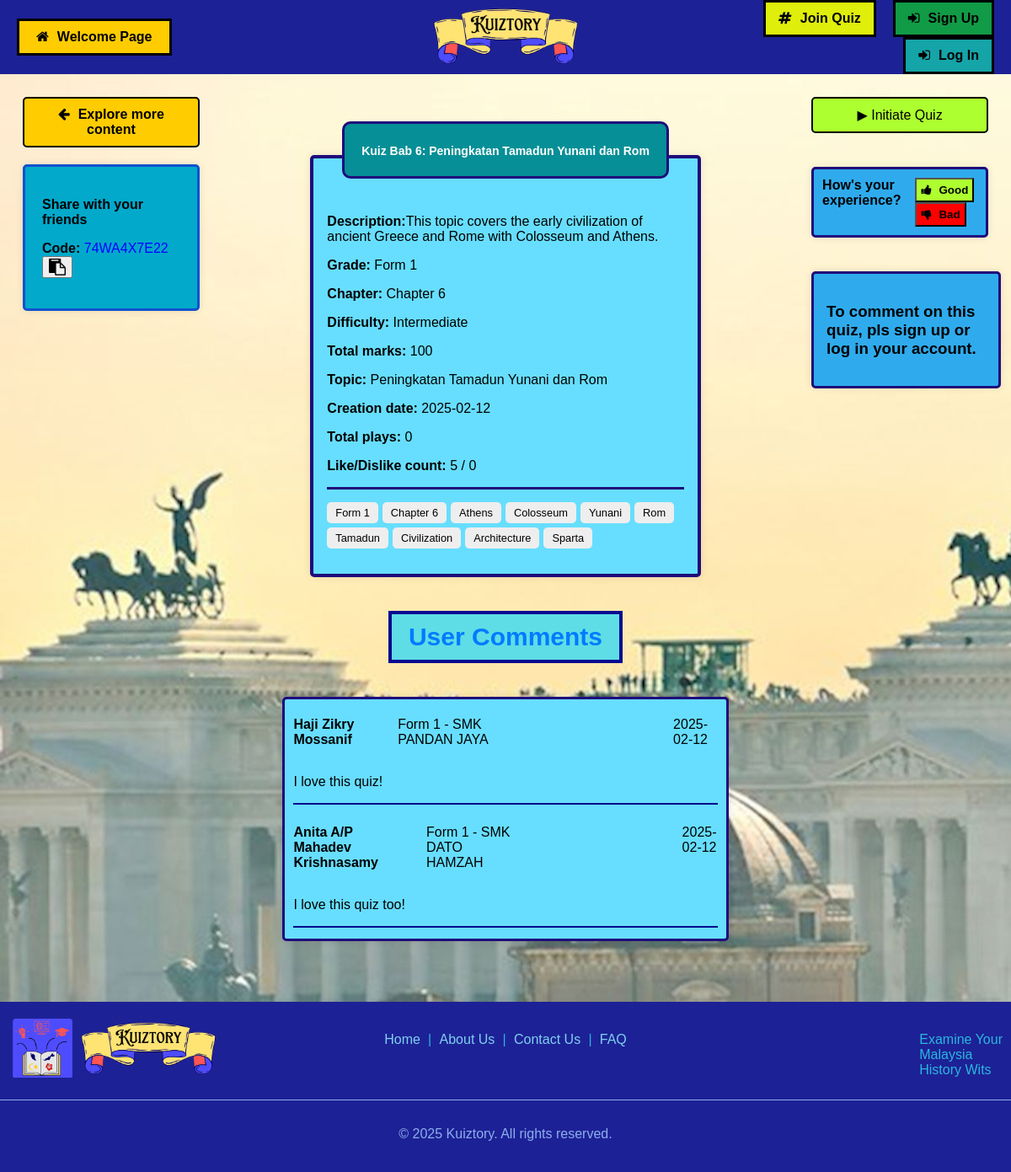
The app's page /selectedAssessment.php?assmtcode=ASSMT_74WA4X7E22 with its own data.
### tables this page shows
CREATE TABLE `assessment` (
  `AssmtCode` varchar(50) NOT NULL,
  `TeacherID` varchar(50) NOT NULL,
  `AssmtName` varchar(250) NOT NULL,
  `AssmtDesc` varchar(500) NOT NULL,
  `AssmtRegDate` date NOT NULL,
  `AssmtGradeLvl` varchar(20) NOT NULL,
  `AssmtChapter` varchar(20) NOT NULL,
  `AssmtTopic` varchar(250) NOT NULL,
  `AssmtDifficulty` varchar(20) NOT NULL,
  `AssmtVisibility` varchar(20) NOT NULL,
  `AssmtTags` varchar(500) DEFAULT NULL,
  `AssmtBgImg` varchar(250) DEFAULT NULL,
  `AssmtOpenStatus` varchar(50) NOT NULL,
  `LikeCount` int(255) NOT NULL,
  `DislikeCount` int(255) NOT NULL
);

CREATE TABLE `comment` (
  `CommentID` varchar(50) NOT NULL,
  `AssmtCode` varchar(50) NOT NULL,
  `StudentID` varchar(50) DEFAULT NULL,
  `TeacherID` varchar(50) DEFAULT NULL,
  `ComtContent` varchar(500) NOT NULL,
  `ComDate` date NOT NULL
);

CREATE TABLE `student` (
  `StudentID` varchar(50) NOT NULL,
  `StudentEmail` varchar(250) NOT NULL,
  `StudentName` varchar(250) NOT NULL,
  `StudentTelNo` varchar(20) NOT NULL,
  `StudentGender` varchar(6) NOT NULL,
  `StudentCountry` varchar(50) NOT NULL,
  `StudentGradeLvl` varchar(20) NOT NULL,
  `StudentSchool` varchar(250) NOT NULL,
  `StudentSPM` varchar(5) NOT NULL,
  `StudentImg` varchar(250) DEFAULT NULL,
  `StudentPSWD` varchar(250) NOT NULL,
  `StudentRegDate` date NOT NULL
);

CREATE TABLE `teacher` (
  `TeacherID` varchar(50) NOT NULL,
  `TeacherEmail` varchar(250) NOT NULL,
  `TeacherName` varchar(250) NOT NULL,
  `TeacherTelNo` varchar(20) NOT NULL,
  `TeacherGender` varchar(6) NOT NULL,
  `TeacherCountry` varchar(50) NOT NULL,
  `TeachingLvl` varchar(20) NOT NULL,
  `TeacherSchool` varchar(250) NOT NULL,
  `TeacherRole` varchar(50) NOT NULL,
  `TeacherImg` varchar(250) DEFAULT NULL,
  `TeacherPSWD` varchar(250) NOT NULL,
  `TeacherRegDate` date NOT NULL
);

### phpcrud/info_Assessment.php (called while the page is built, shortened)
<?php
    include 'DBconnection.php';
    $refAssmtCode = $_GET['assmtcode'];
    $query = "SELECT * FROM assessment WHERE AssmtCode = '$refAssmtCode';";
    $results = mysqli_query($connection, $query);
    $data = mysqli_fetch_assoc($results);
    $trimmedCode = str_replace("ASSMT_", '', $refAssmtCode);
    $refTrimCode = $trimmedCode;
    $refName = $data['AssmtName'];
    $refDesc = $data['AssmtDesc'];
    $refCreaDate = $data['AssmtRegDate'];
    $refGrade = $data['AssmtGradeLvl'];
    $refChapter = $data['AssmtChapter'];
    $refTopic = $data['AssmtTopic'];
    $refDiff = $data['AssmtDifficulty'];
    $refBgImg = $data['AssmtBgImg'];
    $refLikeCount = $data['LikeCount'];
    $refDislikeCount = $data['DislikeCount'];
    $refOpenStatus = $data['AssmtOpenStatus'];
?>
<?php
    $query2 = "SELECT SUBSTRING_INDEX(AssmtTags, ',', 1) AS tag_1,
               SUBSTRING_INDEX(SUBSTRING_INDEX(AssmtTags, ',', 2), ',', -1) AS tag_2,
               SUBSTRING_INDEX(SUBSTRING_INDEX(AssmtTags, ',', 3), ',', -1) AS tag_3,
               SUBSTRING_INDEX(SUBSTRING_INDEX(AssmtTags, ',', 4), ',', -1) AS tag_4,
               SUBSTRING_INDEX(SUBSTRING_INDEX(AssmtTags, ',', 5), ',', -1) AS tag_5,
               SUBSTRING_INDEX(SUBSTRING_INDEX(AssmtTags, ',', 6), ',', -1) AS tag_6,
               SUBSTRING_INDEX(SUBSTRING_INDEX(AssmtTags, ',', 7), ',', -1) AS tag_7,
               SUBSTRING_INDEX(SUBSTRING_INDEX(AssmtTags, ',', 8), ',', -1) AS tag_8,
               SUBSTRING_INDEX(SUBSTRING_INDEX(AssmtTags, ',', 9), ',', -1) AS tag_9,
               SUBSTRING_INDEX(SUBSTRING_INDEX(AssmtTags, ',', 10), ',', -1) AS tag_10
               FROM assessment WHERE AssmtTags IS NOT NULL AND AssmtCode = '$refAssmtCode';";
    $results2 = mysqli_query($connection, $query2);
    $data2 = mysqli_fetch_assoc($results2);
    if(!empty($data2)) {
        $refTag1 = $data2['tag_1'];
        $refTag2 = $data2['tag_2'];
        $refTag3 = $data2['tag_3'];
        $refTag4 = $data2['tag_4'];
        $refTag5 = $data2['tag_5'];
        $refTag6 = $data2['tag_6'];
        $refTag7 = $data2['tag_7'];
        $refTag8 = $data2['tag_8'];
        $refTag9 = $data2['tag_9'];
        $refTag10 = $data2['tag_10'];
    }
?>
<?php
    $query3 = "SELECT COUNT(AttemptID) AS TotalPlays FROM attempt WHERE AssmtCode = '$refAssmtCode';";
    $results3 = mysqli_query($connection, $query3);
    $data3 = mysqli_fetch_assoc($results3);
    $totalPlays = $data3['TotalPlays'];
?>
<?php
    $query4 = "SELECT SUM(QueMark) AS TotalQueMarks FROM question WHERE AssmtCode = '$refAssmtCode';";
    $results4 = mysqli_query($connection, $query4);
    $data4 = mysqli_fetch_assoc($results4);
    $totalMarks = $data4['TotalQueMarks'];
?>

### selectedAssessment.php (the view, shortened to what this page needs)
<!DOCTYPE html>
<html lang="en">
<head>
    <link rel="stylesheet" href="./styles/selectedAssessment.css">
    <link rel="stylesheet" href="./styles/header2.css">
    <link rel="stylesheet" href="./styles/footer.css">
    <link rel="stylesheet" href="https://cdnjs.cloudflare.com/ajax/libs/font-awesome/4.7.0/css/font-awesome.min.css">
</head>
<body>
    <?php
        include './phpcrud/info_Assessment.php';
    ?>
    <?php
        if(isset($_SESSION['SES_StuID']) || isset($_SESSION['SES_TeaID'])) {
            include "header2.php";
        } else {
            include "header.php";
        }
    ?>
    <main style="background-image: url('./images/assmtBgImg/<?php echo $refBgImg?>');">
        <div class="container">
            <div class="left">
                <button class="button-back" onclick="location.href='homePage.php';"><Strong><i class="fa fa-arrow-left" style="padding-right: 10px;"></i>Explore more content</Strong></button>
                <div class="share">
                    <p style="font-weight: bold;">Share with your friends<p>
                    <p>
                        <strong>Code: </strong>
                        <span id="copyCode" style="color: blue;"><?php echo $refTrimCode;?></span>
                        <button onclick="copyToClipboard('copyCode')">
                            <i class="fa fa-clipboard" style="font-size: 20px"></i>
                        </button>
                    </p>
                </div>
            </div>
            <div class="middle">
                <div class="middle-header">
                    <span style="font-size: 14px; font-weight: bold;"><?php echo $refName;?></span>
                </div>
                <div class="content-details">
                    <div class="details">
                        <p><strong>Description:</strong><?php echo $refDesc;?></p>
                        <p><strong>Grade:</strong> <?php echo $refGrade;?></p>
                        <p><strong>Chapter:</strong> <?php echo $refChapter;?></p>
                        <p><strong>Difficulty:</strong> <?php echo $refDiff;?></p>
                        <p><strong>Total marks:</strong> <?php echo $totalMarks;?></p>
                        <p><strong>Topic:</strong> <?php echo $refTopic;?></p>
                        <p><strong>Creation date:</strong> <?php echo $refCreaDate;?></p>
                        <p><strong>Total plays:</strong> <?php echo $totalPlays?></p>
                        <p><strong>Like/Dislike count:</strong> <?php echo $refLikeCount;?> / <?php echo $refDislikeCount;?></p>
                    </div>
                    <div class="tags">
                        <span class="tag"><?php echo $refTag1;?></span>
                        <span class="tag"><?php echo $refTag2;?></span>
                        <span class="tag"><?php echo $refTag3;?></span>
                        <span class="tag"><?php echo $refTag4;?></span>
                        <span class="tag"><?php echo $refTag5;?></span>
                        <span class="tag"><?php echo $refTag6;?></span>
                        <span class="tag"><?php echo $refTag7;?></span>
                        <span class="tag"><?php echo $refTag8;?></span>
                        <span class="tag"><?php echo $refTag9;?></span>
                        <span class="tag"><?php echo $refTag10;?></span>
                    </div>
                </div>
                <h2 class="comment-title">User Comments</h2>
                <div class= "author">
                    <?php
                        include './phpcrud/DBconnection.php';
                        $refAssmtCode = $_GET['assmtcode'];
                        $query = "SELECT * FROM comment WHERE AssmtCode = '$refAssmtCode';";
                        $results = mysqli_query($connection, $query);
                        while($data = mysqli_fetch_assoc($results)) {
                            $comment = $data['ComtContent'];
                            $studentID = $data['StudentID'];
                            $teacherID = $data['TeacherID'];
                            $commentDate = $data['ComDate'];
                            if(!(empty($studentID))) {
                                $query2 = "SELECT * FROM student WHERE StudentID = '$studentID';";
                                $results2 = mysqli_query($connection, $query2);
                                $data2 = mysqli_fetch_assoc($results2);
                                $userName = $data2['StudentName'];
                                $userGrade = $data2['StudentGradeLvl'];
                                $userSchool = $data2['StudentSchool'];
                            } else {
                                $query2 = "SELECT * FROM teacher WHERE teacherID = '$teacherID';";
                                $results2 = mysqli_query($connection, $query2);
                                $data2 = mysqli_fetch_assoc($results2);
                                $userName = $data2['TeacherName'];
                                $userGrade = $data2['TeachingLvl'];
                                $userSchool = $data2['TeacherSchool'];
                            }
                    ?>
                            <div class="author-header">
                                <p class="name"><b><?php echo $userName;?></b></h4>
                                <p class="grade"><?php echo $userGrade;?> - <?php echo $userSchool;?></p>
                                <p class="date"><?php echo $commentDate;?></p>
                            </div>
                            <p><?php echo $comment;?></p>
                            <hr style="border: 1px solid darkblue;">
                  <?php } ?>
                </div>
            </div>
            <div class="right">
                <?php
                    if($refOpenStatus == "Open") {
                ?>
                        <button class="button-initiate" onclick="location.href='assessmentLobby.php?assmtcode=<?php echo $refAssmtCode?>';">
                            ▶ Initiate Quiz
                        </button>
                <?php
                    } else {
                ?>
                    <button class="button-closed">
                        Sorry! This quiz has been closed by the creator.
                    </button>
                <?php
                    }
                ?>
                <div class="actions">
                    <span style="font-weight: bold;">How's your experience?</span>
                    <div class="actions-button">
                        <form action="" method="POST">
                            <button class="btn-like" type="submit" name="addLike" style="font-weight: bold; padding: 5px">
                                <i class="fa fa-thumbs-up" style="padding-right: 5px;"></i>
                                Good
                            </button>
                            <button class="btn-dislike" type="submit" name="addDislike" style="font-weight: bold; padding: 5px">
                                <i class="fa fa-thumbs-down" style="padding-right: 5px;"></i>
                                Bad
                            </button>
                        </form>
                    </div>
                </div>
                <?php if(isset($_SESSION['SES_StuID']) || isset($_SESSION['SES_TeaID'])) {?>
                    <div class="feedback">
                        <p>Leave a feedback!</p>
                        <form action="" method="POST">
                            <textarea name="commentInp" placeholder="Comment here!" required></textarea>
                            <button class="button-post" type="submit" name="addComment">
                                <i class="fa fa-commenting-o" style="padding-right: 10px;"></i>
                                Post
                            </button>
                        </form>
                    </div>
                <?php } else { ?>
                    <div class="feedback">
                        <h3>To comment on this quiz, pls sign up or log in your account.</h3>
                    </div>
                <?php } ?>
            </div>
        </div>
    </main>
    <?php include "footer.php";?>
</body>
</html>

### styles/selectedAssessment.css (style rules this page uses)
body { font-family: 'Trebuchet MS', sans-serif; margin: 0; padding: 0; background-color: #f4f4f4; height: 100%; display: flex; flex-direction: column; }
main { padding: 1%; display: flex; flex-direction: column; align-items: center; }
.container { width: 100%; display: flex; gap: 2%; flex-wrap: wrap; justify-content: space-between; padding: 0; }
.left, .right { display: flex; flex-direction: column; flex: 1; min-width: 150px; max-width: 20%; border-radius: 5px; padding: 15px; }
.middle { display: flex; flex-direction: column; flex-grow: 2; max-width: 45%; margin-top: 2%; border-radius: 5px; padding: 60px; align-items: center; position: relative; }
.middle-header { background: #068f96; border: 3px solid #1f0a7b; color: white; opacity: 1; z-index: 10; padding: 20px; border-radius: 10px; font-size: 1.2rem; font-weight: bold; width: fit-content; position: absolute; top: 20px; }
.button-back, .button-initiate { font-size: 1rem; border: 2px solid black; border-radius: 5px; cursor: pointer; width: auto; }
.button-back { padding: 10px 10px; background: #ffcc00; color: black; margin-bottom: 20px; }
.share { border: 3px solid #1052ce; background-color: #02a9cb; }
.info, .share { border-radius: 5px; box-shadow: 0 0 10px rgba(0, 0, 0, 0.1); padding: 20px; margin-bottom: 10px; text-align: left; }
.content-details { box-shadow: 0 0 10px rgba(0, 0, 0, 0.1); flex: 2; background-color: rgb(103, 222, 255); border: 4px solid #1f0a7b; border-radius: 5px; max-width: 80%; padding: 3%; padding-top: 50px; position: relative; }
.tags { width: 100%; display: flex; flex-wrap: wrap; gap: 5px; padding: 15px 0; border-top: 3px solid #1f0a7b; }
.tag { background: #eee; padding: 5px 10px; border-radius: 5px; font-size: 0.8rem; }
.actions { margin: 40px 0 0 0; display: flex; padding: 10px; background-color: #2fabed; box-shadow: 0 0 10px rgba(0, 0, 0, 0.1); border-radius: 5px; border: 3px solid #1f0a7b; gap: 10px }
.actions-button { display: flex; gap: 5px; }
.btn-like { background-color: greenyellow; cursor: pointer; }
.btn-dislike { background-color: red; cursor: pointer; }
.feedback { box-shadow: 0 0 10px rgba(0, 0, 0, 0.1); width: 90%; font-weight: bold; margin-top: 40px; padding: 15px; background-color: #2fabed; border: 3px solid #1f0a7b; border-radius: 5px; justify-self: flex-end; }
.author { box-shadow: 0 0 10px rgba(0, 0, 0, 0.1); margin-top: 50px; padding: 5px 10px; background-color: rgb(103, 222, 255); border: 3px solid #1f0a7b; border-radius: 5px; }
.author-header { width: 100%; display: flex; }
.name { margin-right: 6%; }
.grade { margin-right: 38%; }
.button-initiate { padding: 10px 5px; background: greenyellow; color: black; align-self: right; }
.comment-title { color: #007BFF; background: #5fdde6; font-size: 30px; padding: 10px 20px 10px 20px; margin: 40px 0px -10px 0px; border: 4px solid rgb(9, 9, 145); }

### records on screen
assessment: AssmtBgImg (picture), AssmtName "Kuiz Bab 6: Peningkatan Tamadun Yunani dan Rom", AssmtDesc "This topic covers the early civilization of ancient Greece and Rome with Colosseum and Athens.", AssmtGradeLvl "Form 1", AssmtChapter "Chapter 6", AssmtDifficulty "Intermediate", AssmtTopic "Peningkatan Tamadun Yunani dan Rom", AssmtRegDate "2025-02-12", LikeCount "5", DislikeCount "0"
comment: StudentID.StudentName "Haji Zikry Mossanif", StudentID.StudentGradeLvl "Form 1", StudentID.StudentSchool "SMK PANDAN JAYA", ComDate "2025-02-12", ComtContent "I love this quiz!"
comment: TeacherID.TeacherName "Anita A/P Mahadev Krishnasamy", TeacherID.TeachingLvl "Form 1", TeacherID.TeacherSchool "SMK DATO HAMZAH", ComDate "2025-02-12", ComtContent "I love this quiz too!"

### other values on screen
$refTrimCode "74WA4X7E22"
$totalMarks "100"
$totalPlays "0"
$refTag1 "Form 1"
$refTag2 "Chapter 6"
$refTag3 "Athens"
$refTag4 "Colosseum"
$refTag5 "Yunani"
$refTag6 "Rom"
$refTag7 "Tamadun"
$refTag8 "Civilization"
$refTag9 "Architecture"
$refTag10 "Sparta"
